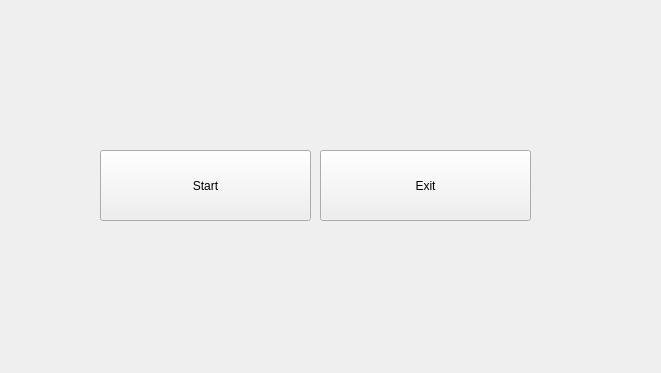
<?xml version="1.0" encoding="UTF-8"?>
<ui version="4.0">
 <class>menu</class>
 <widget class="QWidget" name="menu">
  <property name="geometry">
   <rect>
    <x>0</x>
    <y>0</y>
    <width>661</width>
    <height>373</height>
   </rect>
  </property>
  <property name="windowTitle">
   <string>Form</string>
  </property>
  <widget class="QPushButton" name="startButton">
   <property name="geometry">
    <rect>
     <x>100</x>
     <y>150</y>
     <width>211</width>
     <height>71</height>
    </rect>
   </property>
   <property name="text">
    <string>Start</string>
   </property>
  </widget>
  <widget class="QPushButton" name="exitButton">
   <property name="geometry">
    <rect>
     <x>320</x>
     <y>150</y>
     <width>211</width>
     <height>71</height>
    </rect>
   </property>
   <property name="text">
    <string>Exit</string>
   </property>
  </widget>
 </widget>
 <resources/>
 <connections/>
</ui>
